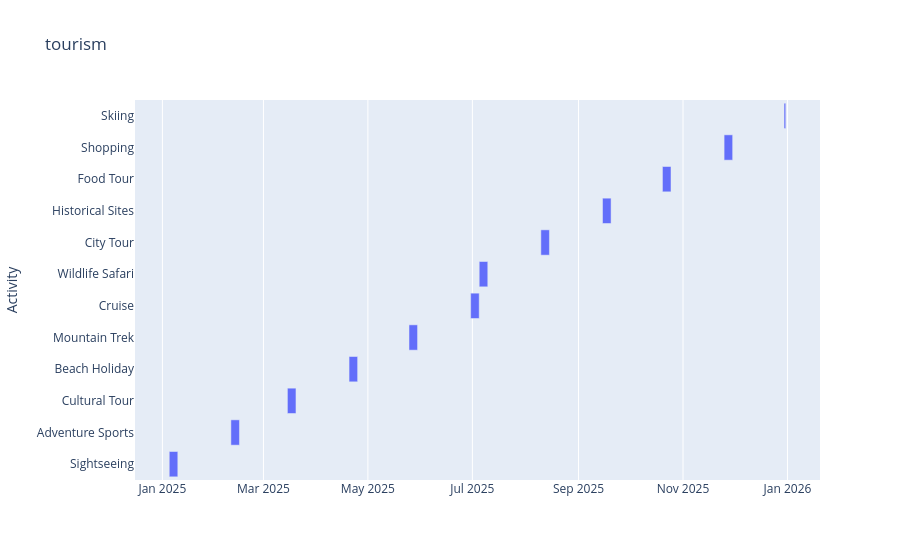

Source (notebook cell):
### Code cell
fig=px.timeline(df,x_start='Start_Date',x_end='End_Date' ,y='Activity',title='tourism')
fig.show()

### Figure 1 — Plotly figure (JSON) as saved in the notebook; plotly's stock layout.template omitted (floating-point values rounded to 4 significant figures)
{"data": [{"base": ["2025-01-05T00:00:00.000000", "2025-02-10T00:00:00.000000", "2025-03-15T00:00:00.000000", "2025-04-20T00:00:00.000000", "2025-05-25T00:00:00.000000", "2025-06-30T00:00:00.000000", "2025-07-05T00:00:00.000000", "2025-08-10T00:00:00.000000", "2025-09-15T00:00:00.000000", "2025-10-20T00:00:00.000000", "2025-11-25T00:00:00.000000", "2025-12-30T00:00:00.000000"], "hovertemplate": "Start_Date=%{base}<br>End_Date=%{x}<br>Activity=%{y}<extra></extra>", "legendgroup": "", "marker": {"color": "#636efa", "pattern": {"shape": ""}}, "name": "", "orientation": "h", "showlegend": false, "textposition": "auto", "type": "bar", "x": [432000000, 432000000, 432000000, 432000000, 432000000, 432000000, 432000000, 432000000, 432000000, 432000000, 432000000, 86400000], "xaxis": "x", "y": ["Sightseeing", "Adventure Sports", "Cultural Tour", "Beach Holiday", "Mountain Trek", "Cruise", "Wildlife Safari", "City Tour", "Historical Sites", "Food Tour", "Shopping", "Skiing"], "yaxis": "y"}], "layout": {"barmode": "overlay", "legend": {"tracegroupgap": 0}, "title": {"text": "tourism"}, "xaxis": {"anchor": "y", "domain": [0, 1], "type": "date"}, "yaxis": {"anchor": "x", "domain": [0, 1], "title": {"text": "Activity"}}}}
